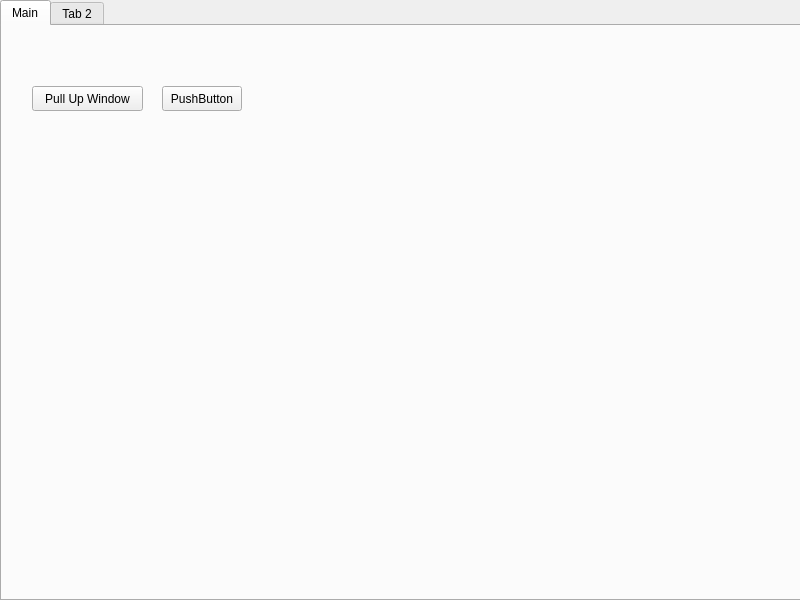
<?xml version="1.0" encoding="UTF-8"?>
<ui version="4.0">
 <class>GUI</class>
 <widget class="QWidget" name="GUI">
  <property name="geometry">
   <rect>
    <x>0</x>
    <y>0</y>
    <width>800</width>
    <height>600</height>
   </rect>
  </property>
  <property name="windowTitle">
   <string>GUI</string>
  </property>
  <widget class="QTabWidget" name="tabWidget">
   <property name="geometry">
    <rect>
     <x>0</x>
     <y>0</y>
     <width>801</width>
     <height>601</height>
    </rect>
   </property>
   <property name="currentIndex">
    <number>0</number>
   </property>
   <widget class="QWidget" name="tab">
    <attribute name="title">
     <string>Main</string>
    </attribute>
    <widget class="QPushButton" name="grabWin">
     <property name="geometry">
      <rect>
       <x>30</x>
       <y>60</y>
       <width>111</width>
       <height>25</height>
      </rect>
     </property>
     <property name="text">
      <string>Pull Up Window</string>
     </property>
    </widget>
    <widget class="QPushButton" name="grabImg">
     <property name="geometry">
      <rect>
       <x>160</x>
       <y>60</y>
       <width>80</width>
       <height>25</height>
      </rect>
     </property>
     <property name="text">
      <string>PushButton</string>
     </property>
    </widget>
   </widget>
   <widget class="QWidget" name="tab_2">
    <attribute name="title">
     <string>Tab 2</string>
    </attribute>
   </widget>
  </widget>
 </widget>
 <resources/>
 <connections/>
</ui>
